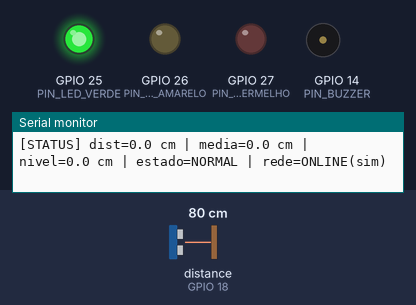
A sketch run on a simulated ESP32. On the bench: output pins drawn as LEDs (lit = HIGH), buzzer (waves = sounding), the last lines printed to the serial monitor. Wiring (from diagram.json): ultrasonic range finder: trigger GPIO 5; echo GPIO 18. Dashed ring = blinking. The test bench sets the inputs (shaded band); at power-on: distance to the obstacle (sensor on GPIO 18) 80 cm. The echo pulse lasts 58.3 µs per cm; pins used as bus, display or sensor lines are not drawn.

Above: at 1.2 s.
1.3 s: distance to the obstacle (sensor on GPIO 18) set to 60 cm
At 2.25 s:
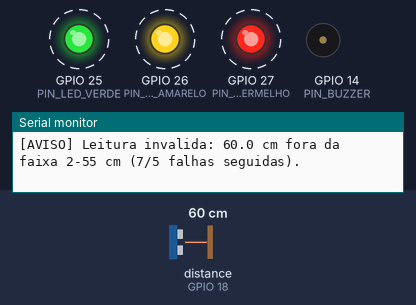
4.3 s: distance to the obstacle (sensor on GPIO 18) set to 52 cm
At 4.9 s:
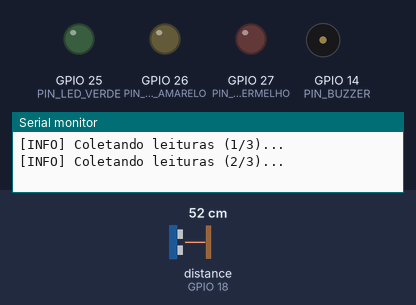
6.5 s: distance to the obstacle (sensor on GPIO 18) set to 27 cm
9.0 s: distance to the obstacle (sensor on GPIO 18) set to 21 cm
At 10.8 s:
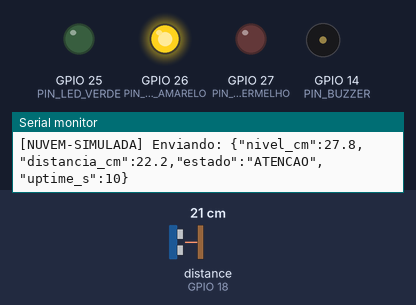
11.6 s: distance to the obstacle (sensor on GPIO 18) set to 12 cm
14.1 s: distance to the obstacle (sensor on GPIO 18) set to 9 cm
At 15.32 s:
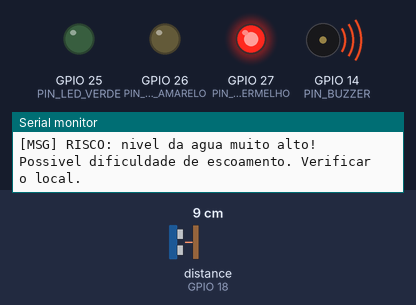
Timing chart, 0 to 18.1 s (numbered marks = the images above; inputs shaded):
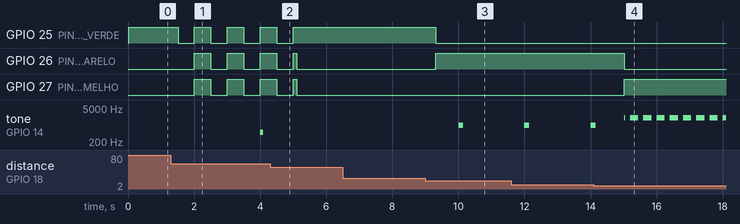

Measured:
- the behaviour switches between 55 and 54 cm on distance to the obstacle (sensor on GPIO 18) (found by bisection; images 1 and 2)
- the behaviour switches between 25 and 24 cm on distance to the obstacle (sensor on GPIO 18) (found by bisection; images 2 and 3)
- the behaviour switches between 11 and 10 cm on distance to the obstacle (sensor on GPIO 18) (found by bisection; images 3 and 4)
- after the input at 4.3 s, GPIO 25 (PIN_LED_VERDE): goes on until 5.0 s, then stays HIGH
- after the input at 9.0 s, GPIO 25 (PIN_LED_VERDE): HIGH → LOW after 0.31 s; GPIO 26 (PIN_LED_AMARELO): LOW → HIGH after 0.31 s; tone on GPIO 14 (PIN_BUZZER): silent → 1000 Hz after 1.0 s, → silent 0.14 s later
- after the input at 14.1 s, GPIO 26 (PIN_LED_AMARELO): HIGH → LOW after 0.92 s; GPIO 27 (PIN_LED_VERMELHO): LOW → HIGH after 0.92 s
- by itself, GPIO 25 (PIN_LED_VERDE), GPIO 26 (PIN_LED_AMARELO), GPIO 27 (PIN_LED_VERMELHO): alternates HIGH for 0.50 s and LOW for 0.50 s

The sketch:

sketch.ino
```cpp
/*
  UrbanFlow - Monitoramento do nível de água em um modelo de bueiro
  Global Solution 2026.2 - FIAP - Edge Computing & Computer Systems

  EQUIPE: UrbanFlow
  INTEGRANTES (todos os nomes devem constar aqui - exigência da atividade):
    - Augusto Mota Torin - RM 571119
    - Caique Kenji Yafuco - RM 570368
    - Thiago Alexandre Santos Silva - RM 571342
    - Fabricio Mendoza - RM 571571

  IMPORTANTE: o sensor NÃO detecta lixo e NÃO prova que o bueiro está entupido.
  Ele só mede o nível da água. Um nível alto é um INDÍCIO de possível dificuldade
  de escoamento (pode ser também só chuva forte). A confirmação é feita por pessoas.

  ---------------------------------------------------------------------------
  MODELO DO PROTÓTIPO (as medidas abaixo são do modelo simulado)
  ---------------------------------------------------------------------------
  O sensor fica preso na "tampa" do bueiro, apontado para baixo.
  Fundo do bueiro está a 50 cm do sensor.

        [ sensor ]  <- distância 0 cm
            |
            |  distância medida = espaço vazio até a água
            v
        ~~~~~~~~~~  <- superfície da água
            |
            |  nível da água = 50 - distância
            v
        __________  <- fundo (distância 50 cm = nível 0 cm)

  nível (cm) = PROFUNDIDADE - distância medida
  Quanto MENOR a distância, MAIOR o nível da água.

  Estados:
    NORMAL       nível  < 25 cm   (distância > 25 cm)  -> LED verde
    ATENCAO      nível >= 25 cm   (distância <= 25 cm) -> LED amarelo + bipe leve
    CRITICO      nível >= 40 cm   (distância <= 10 cm) -> LED vermelho + bipe rápido
    FALHA_SENSOR sem leituras válidas por várias vezes -> 3 LEDs piscando + bipe raro

  Controle por Serial Monitor: digite 'o' e envie para ligar/desligar a
  "internet simulada" (para demonstrar o funcionamento sem conexão).
*/

#include <Arduino.h>

// ---------------------------------------------------------------------------
// PINOS (ver tabela de ligações na documentação)
// ---------------------------------------------------------------------------
const int PIN_TRIG        = 5;   // HC-SR04 TRIG
const int PIN_ECHO        = 18;  // HC-SR04 ECHO
const int PIN_LED_VERDE   = 25;
const int PIN_LED_AMARELO = 26;
const int PIN_LED_VERMELHO = 27;
const int PIN_BUZZER      = 14;

// ---------------------------------------------------------------------------
// CONSTANTES DO PROTÓTIPO E LIMITES
// ---------------------------------------------------------------------------
const float PROFUNDIDADE_CM    = 50.0;  // distância do sensor até o fundo do modelo
const float LIMITE_ATENCAO_CM  = 25.0;  // nível a partir do qual entra em ATENCAO
const float LIMITE_CRITICO_CM  = 40.0;  // nível a partir do qual entra em CRITICO
const float HISTERESE_CM       = 2.0;   // folga para SAIR de um estado (evita "piscar" entre estados)

// Faixa de distâncias aceitas como válidas.
// O HC-SR04 não mede bem abaixo de 2 cm. Acima de 55 cm já é maior que o modelo
// (fundo = 50 cm + 5 cm de tolerância), então é uma leitura que não faz sentido.
const float DIST_MIN_VALIDA_CM = 2.0;
const float DIST_MAX_VALIDA_CM = 55.0;

// ---------------------------------------------------------------------------
// CONSTANTES DE TEMPO (todas em milissegundos, controladas com millis())
// ---------------------------------------------------------------------------
const unsigned long INTERVALO_LEITURA_MS = 300;   // lê o sensor a cada 300 ms
const unsigned long INTERVALO_PRINT_MS   = 1000;  // mostra o status a cada 1 s
const unsigned long INTERVALO_ENVIO_MS   = 5000;  // "envia" à nuvem a cada 5 s (simulado)
const unsigned long TIMEOUT_ECHO_US      = 30000; // espera até 30 ms pelo eco (microssegundos)

// ---------------------------------------------------------------------------
// CONSTANTES DE SUAVIZAÇÃO E FALHA
// ---------------------------------------------------------------------------
const int TAMANHO_MEDIA        = 5;  // média das últimas 5 leituras válidas
const int AMOSTRAS_MINIMAS     = 3;  // só decide o estado com pelo menos 3 leituras na média
const int MAX_FALHAS_SEGUIDAS  = 5;  // 5 leituras inválidas seguidas (~1,5 s) = falha do sensor
const int MAX_PENDENTES        = 20; // limite do contador de envios pendentes (modo offline)

// ---------------------------------------------------------------------------
// ESTADOS
// ---------------------------------------------------------------------------
enum Estado {
  ESTADO_NORMAL,
  ESTADO_ATENCAO,
  ESTADO_CRITICO,
  ESTADO_FALHA_SENSOR
};

// ---------------------------------------------------------------------------
// VARIÁVEIS GLOBAIS
// ---------------------------------------------------------------------------
Estado estadoAtual = ESTADO_NORMAL;

float leituras[TAMANHO_MEDIA];   // guarda as últimas leituras válidas
int   indiceLeitura = 0;         // posição onde a próxima leitura será guardada
int   qtdLeituras   = 0;         // quantas leituras válidas há no vetor (0 a 5)
int   falhasSeguidas = 0;        // contador de leituras inválidas consecutivas

float ultimaDistanciaCm = 0;     // última leitura bruta válida
float distanciaMediaCm  = 0;     // média das últimas leituras
float nivelAguaCm       = 0;     // nível estimado da água

bool  buzzerLigado = false;      // para só chamar tone()/noTone() quando mudar

// Controle de tempo (millis)
unsigned long ultimaLeituraMs = 0;
unsigned long ultimoPrintMs   = 0;
unsigned long ultimoEnvioMs   = 0;

// Internet SIMULADA (não existe conexão real neste projeto)
bool internetOnline = true;
int  envioPendentes = 0;

// ---------------------------------------------------------------------------
// FUNÇÕES AUXILIARES
// ---------------------------------------------------------------------------

// Devolve o nome do estado para mostrar no Serial Monitor
const char* nomeEstado(Estado e) {
  switch (e) {
    case ESTADO_NORMAL:       return "NORMAL";
    case ESTADO_ATENCAO:      return "ATENCAO";
    case ESTADO_CRITICO:      return "CRITICO";
    case ESTADO_FALHA_SENSOR: return "FALHA_SENSOR";
  }
  return "DESCONHECIDO";
}

// Configura os pinos de entrada e saída
void configurarPinos() {
  pinMode(PIN_TRIG, OUTPUT);
  pinMode(PIN_ECHO, INPUT);
  pinMode(PIN_LED_VERDE, OUTPUT);
  pinMode(PIN_LED_AMARELO, OUTPUT);
  pinMode(PIN_LED_VERMELHO, OUTPUT);
  pinMode(PIN_BUZZER, OUTPUT);
  digitalWrite(PIN_TRIG, LOW);
}

// Faz UMA medição com o HC-SR04.
// Retorna a distância em cm, ou -1 se não houve eco (timeout).
float medirDistanciaCm() {
  // Pulso de 10 microssegundos no TRIG dispara a medição
  digitalWrite(PIN_TRIG, LOW);
  delayMicroseconds(2);
  digitalWrite(PIN_TRIG, HIGH);
  delayMicroseconds(10);
  digitalWrite(PIN_TRIG, LOW);

  // Mede quanto tempo o ECHO fica em HIGH (ida e volta do som)
  unsigned long duracaoUs = pulseIn(PIN_ECHO, HIGH, TIMEOUT_ECHO_US);

  if (duracaoUs == 0) {
    return -1.0;  // sem eco: sensor desconectado, travado ou nada à frente
  }

  // Velocidade do som ~ 0,0343 cm/us. Divide por 2 porque o som vai e volta.
  return (duracaoUs * 0.0343) / 2.0;
}

// Uma leitura só é válida se existe (>0) e está dentro da faixa aceita
bool leituraValida(float distanciaCm) {
  if (distanciaCm < 0) return false;                    // timeout
  if (distanciaCm < DIST_MIN_VALIDA_CM) return false;   // perto demais
  if (distanciaCm > DIST_MAX_VALIDA_CM) return false;   // longe demais para o modelo
  return true;
}

// Guarda a leitura no vetor circular (as mais antigas são sobrescritas)
void adicionarLeitura(float distanciaCm) {
  leituras[indiceLeitura] = distanciaCm;
  indiceLeitura = (indiceLeitura + 1) % TAMANHO_MEDIA;
  if (qtdLeituras < TAMANHO_MEDIA) {
    qtdLeituras++;
  }
}

// Média das leituras guardadas (suavização)
float calcularMedia() {
  float soma = 0;
  for (int i = 0; i < qtdLeituras; i++) {
    soma += leituras[i];
  }
  return soma / qtdLeituras;
}

// Esquece as leituras antigas (usado quando o sensor falha)
void limparLeituras() {
  indiceLeitura = 0;
  qtdLeituras = 0;
}

// Converte distância (sensor até a água) em nível da água (a partir do fundo)
float distanciaParaNivel(float distanciaCm) {
  float nivel = PROFUNDIDADE_CM - distanciaCm;
  if (nivel < 0) nivel = 0;
  if (nivel > PROFUNDIDADE_CM) nivel = PROFUNDIDADE_CM;
  return nivel;
}

// Decide o estado a partir do nível.
// Histerese: para SAIR de um estado, o nível precisa baixar um pouco abaixo
// do limite. Assim, pequenas oscilações perto do limite não ficam trocando o estado.
Estado definirEstado(float nivelCm, Estado atual) {
  float limiteCritico = LIMITE_CRITICO_CM;
  float limiteAtencao = LIMITE_ATENCAO_CM;

  if (atual == ESTADO_CRITICO) {
    limiteCritico -= HISTERESE_CM;
  }
  if (atual == ESTADO_ATENCAO || atual == ESTADO_CRITICO) {
    limiteAtencao -= HISTERESE_CM;
  }

  if (nivelCm >= limiteCritico) return ESTADO_CRITICO;
  if (nivelCm >= limiteAtencao) return ESTADO_ATENCAO;
  return ESTADO_NORMAL;
}

// Troca de estado e avisa no Serial Monitor
void mudarEstado(Estado novo) {
  Serial.printf("[ESTADO] %s -> %s\n", nomeEstado(estadoAtual), nomeEstado(novo));
  estadoAtual = novo;

  // Desliga o buzzer para o novo estado começar do zero (outro tom/ritmo)
  noTone(PIN_BUZZER);
  buzzerLigado = false;

  switch (novo) {
    case ESTADO_NORMAL:
      Serial.println("[MSG] Nivel da agua normal.");
      break;
    case ESTADO_ATENCAO:
      Serial.println("[MSG] ATENCAO: nivel da agua acima do esperado. Acompanhar.");
      break;
    case ESTADO_CRITICO:
      Serial.println("[MSG] RISCO: nivel da agua muito alto! Possivel dificuldade de escoamento. Verificar o local.");
      break;
    case ESTADO_FALHA_SENSOR:
      Serial.println("[MSG] FALHA DO SENSOR: sem leituras validas. Nivel DESCONHECIDO (nao e alerta de agua).");
      break;
  }
}

// Lê o sensor, valida, suaviza e atualiza o estado
void processarLeitura() {
  float distancia = medirDistanciaCm();

  // 1) Leitura inválida: NÃO muda o estado de água por causa dela.
  if (!leituraValida(distancia)) {
    falhasSeguidas++;
    if (distancia < 0) {
      Serial.printf("[AVISO] Sem eco do sensor (%d/%d falhas seguidas).\n", falhasSeguidas, MAX_FALHAS_SEGUIDAS);
    } else {
      Serial.printf("[AVISO] Leitura invalida: %.1f cm fora da faixa %.0f-%.0f cm (%d/%d falhas seguidas).\n",
                    distancia, DIST_MIN_VALIDA_CM, DIST_MAX_VALIDA_CM, falhasSeguidas, MAX_FALHAS_SEGUIDAS);
    }

    // Só declara falha do sensor depois de várias leituras inválidas seguidas
    if (falhasSeguidas >= MAX_FALHAS_SEGUIDAS && estadoAtual != ESTADO_FALHA_SENSOR) {
      limparLeituras();  // as leituras antigas já não são confiáveis
      mudarEstado(ESTADO_FALHA_SENSOR);
    }
    return;
  }

  // 2) Leitura válida
  falhasSeguidas = 0;
  ultimaDistanciaCm = distancia;
  adicionarLeitura(distancia);

  // Depois de uma falha, espera juntar algumas leituras antes de decidir
  if (qtdLeituras < AMOSTRAS_MINIMAS) {
    Serial.printf("[INFO] Coletando leituras (%d/%d)...\n", qtdLeituras, AMOSTRAS_MINIMAS);
    return;
  }

  // 3) Suavização + nível + estado
  distanciaMediaCm = calcularMedia();
  nivelAguaCm = distanciaParaNivel(distanciaMediaCm);

  Estado novo = definirEstado(nivelAguaCm, estadoAtual);
  if (novo != estadoAtual) {
    mudarEstado(novo);
  }
}

// ---------------------------------------------------------------------------
// ALERTAS LOCAIS (LEDs e buzzer) - funcionam com ou sem internet
// ---------------------------------------------------------------------------
void atualizarLeds() {
  bool verde = false, amarelo = false, vermelho = false;

  switch (estadoAtual) {
    case ESTADO_NORMAL:  verde = true;    break;
    case ESTADO_ATENCAO: amarelo = true;  break;
    case ESTADO_CRITICO: vermelho = true; break;
    case ESTADO_FALHA_SENSOR: {
      // Os 3 LEDs piscam juntos (500 ms ligado / 500 ms desligado)
      bool pisca = (millis() % 1000) < 500;
      verde = amarelo = vermelho = pisca;
      break;
    }
  }

  digitalWrite(PIN_LED_VERDE, verde);
  digitalWrite(PIN_LED_AMARELO, amarelo);
  digitalWrite(PIN_LED_VERMELHO, vermelho);
}

// O buzzer "bipa" de forma intermitente usando millis(), sem delay().
// periodo = tempo entre o início de um bipe e o próximo
// duracao = quanto tempo cada bipe dura
void atualizarBuzzer() {
  unsigned long periodo = 0, duracao = 0;
  int frequencia = 0;

  switch (estadoAtual) {
    case ESTADO_ATENCAO:       periodo = 2000; duracao = 150; frequencia = 1000; break; // bipe leve
    case ESTADO_CRITICO:       periodo = 400;  duracao = 250; frequencia = 2000; break; // bipe rápido/agudo
    case ESTADO_FALHA_SENSOR:  periodo = 4000; duracao = 100; frequencia = 500;  break; // bipe grave e raro
    default: break;  // NORMAL: buzzer desligado
  }

  bool deveLigar = (periodo > 0) && ((millis() % periodo) < duracao);

  if (deveLigar && !buzzerLigado) {
    tone(PIN_BUZZER, frequencia);
    buzzerLigado = true;
  } else if (!deveLigar && buzzerLigado) {
    noTone(PIN_BUZZER);
    buzzerLigado = false;
  }
}

// ---------------------------------------------------------------------------
// COMUNICAÇÃO COM O BACK-END - SOMENTE SIMULADA
// Nenhum dado é realmente enviado. O código só imprime o que SERIA enviado.
// ---------------------------------------------------------------------------
void simularEnvioNuvem() {
  char payload[160];
  unsigned long uptimeS = millis() / 1000;

  if (estadoAtual == ESTADO_FALHA_SENSOR) {
    // Em falha não existe nível confiável, então não enviamos um valor inventado
    snprintf(payload, sizeof(payload),
             "{\"estado\":\"%s\",\"nivel_cm\":null,\"uptime_s\":%lu}",
             nomeEstado(estadoAtual), uptimeS);
  } else {
    snprintf(payload, sizeof(payload),
             "{\"nivel_cm\":%.1f,\"distancia_cm\":%.1f,\"estado\":\"%s\",\"uptime_s\":%lu}",
             nivelAguaCm, distanciaMediaCm, nomeEstado(estadoAtual), uptimeS);
  }

  if (internetOnline) {
    Serial.printf("[NUVEM-SIMULADA] Enviando: %s\n", payload);
  } else {
    if (envioPendentes < MAX_PENDENTES) envioPendentes++;
    Serial.printf("[OFFLINE-SIMULADO] Sem internet. Alertas locais continuam ativos. Envios pendentes: %d\n",
                  envioPendentes);
  }
}

// Lê comandos digitados no Serial Monitor. 'o' liga/desliga a internet simulada.
void tratarComandosSerial() {
  while (Serial.available() > 0) {
    char c = Serial.read();
    if (c == 'o' || c == 'O') {
      internetOnline = !internetOnline;
      if (internetOnline) {
        Serial.println("[REDE-SIMULADA] Conexao restabelecida.");
        if (envioPendentes > 0) {
          Serial.printf("[NUVEM-SIMULADA] Reenviando %d leituras pendentes (simulado).\n", envioPendentes);
          envioPendentes = 0;
        }
      } else {
        Serial.println("[REDE-SIMULADA] Internet DESLIGADA. O monitoramento local continua.");
      }
    }
  }
}

// Mostra o resumo no Serial Monitor
void imprimirStatus() {
  if (estadoAtual == ESTADO_FALHA_SENSOR) {
    Serial.printf("[STATUS] estado=%s | nivel=DESCONHECIDO | rede=%s\n",
                  nomeEstado(estadoAtual), internetOnline ? "ONLINE(sim)" : "OFFLINE(sim)");
  } else {
    Serial.printf("[STATUS] dist=%.1f cm | media=%.1f cm | nivel=%.1f cm | estado=%s | rede=%s\n",
                  ultimaDistanciaCm, distanciaMediaCm, nivelAguaCm,
                  nomeEstado(estadoAtual), internetOnline ? "ONLINE(sim)" : "OFFLINE(sim)");
  }
}

// ---------------------------------------------------------------------------
// SETUP E LOOP
// ---------------------------------------------------------------------------
void setup() {
  Serial.begin(115200);
  configurarPinos();

  Serial.println("=== UrbanFlow - monitor de nivel de agua ===");
  Serial.printf("Limites: ATENCAO >= %.0f cm | CRITICO >= %.0f cm (nivel a partir do fundo)\n",
                LIMITE_ATENCAO_CM, LIMITE_CRITICO_CM);
  Serial.println("Digite 'o' e envie para ligar/desligar a internet SIMULADA.");
  Serial.println("Aviso: nivel alto indica POSSIVEL problema de escoamento, nao confirma entupimento.");
}

void loop() {
  unsigned long agora = millis();

  tratarComandosSerial();

  // Leitura do sensor a cada INTERVALO_LEITURA_MS
  if (agora - ultimaLeituraMs >= INTERVALO_LEITURA_MS) {
    ultimaLeituraMs = agora;
    processarLeitura();
  }

  // Status no Serial Monitor
  if (agora - ultimoPrintMs >= INTERVALO_PRINT_MS) {
    ultimoPrintMs = agora;
    imprimirStatus();
  }

  // Envio (simulado) ao back-end
  if (agora - ultimoEnvioMs >= INTERVALO_ENVIO_MS) {
    ultimoEnvioMs = agora;
    simularEnvioNuvem();
  }

  // Alertas locais rodam sempre, independente da "internet"
  atualizarLeds();
  atualizarBuzzer();
}
```
